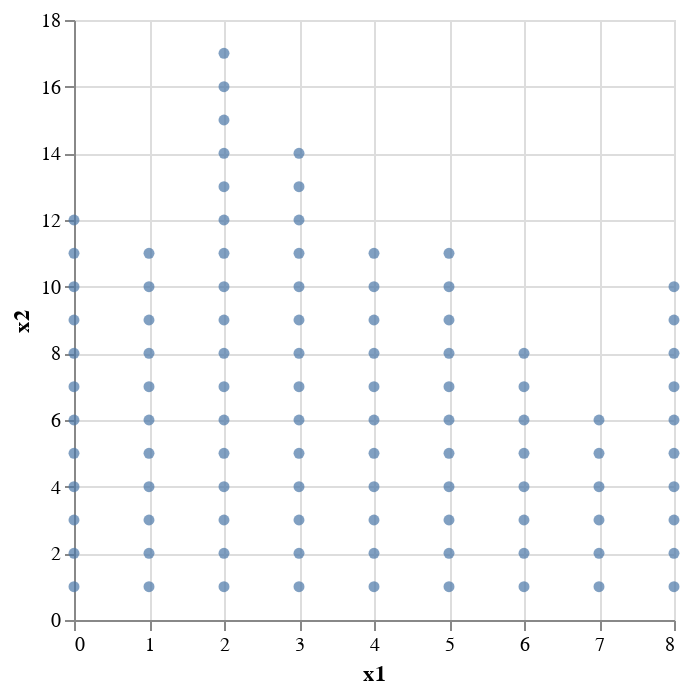

Source (notebook cell):
### Code cell
points = df |> vl"""
{
  "mark": "circle",
  "encoding": {
    "x": {"field": "x1", "type": "quantitative"},
    "y": {"field": "x2", "type": "quantitative"}
  }
}"""

### Figure 1 — Vega-Lite specification as saved in the notebook (floating-point values rounded to 4 significant figures)
{"data": {"values": [{"x1": 6, "x2": 1}, {"x1": 5, "x2": 1}, {"x1": 5, "x2": 2}, {"x1": 4, "x2": 1}, {"x1": 2, "x2": 1}, {"x1": 1, "x2": 1}, {"x1": 4, "x2": 2}, {"x1": 2, "x2": 2}, {"x1": 8, "x2": 1}, {"x1": 3, "x2": 1}, {"x1": 1, "x2": 2}, {"x1": 8, "x2": 2}, {"x1": 1, "x2": 3}, {"x1": 0, "x2": 1}, {"x1": 8, "x2": 3}, {"x1": 5, "x2": 3}, {"x1": 2, "x2": 3}, {"x1": 7, "x2": 1}, {"x1": 1, "x2": 4}, {"x1": 5, "x2": 4}, {"x1": 5, "x2": 5}, {"x1": 1, "x2": 5}, {"x1": 2, "x2": 4}, {"x1": 4, "x2": 3}, {"x1": 2, "x2": 5}, {"x1": 8, "x2": 4}, {"x1": 7, "x2": 2}, {"x1": 5, "x2": 6}, {"x1": 8, "x2": 5}, {"x1": 1, "x2": 6}, {"x1": 3, "x2": 2}, {"x1": 4, "x2": 4}, {"x1": 0, "x2": 2}, {"x1": 2, "x2": 6}, {"x1": 2, "x2": 7}, {"x1": 0, "x2": 3}, {"x1": 3, "x2": 3}, {"x1": 0, "x2": 4}, {"x1": 1, "x2": 7}, {"x1": 3, "x2": 4}, {"x1": 7, "x2": 3}, {"x1": 2, "x2": 8}, {"x1": 1, "x2": 8}, {"x1": 2, "x2": 9}, {"x1": 1, "x2": 9}, {"x1": 6, "x2": 2}, {"x1": 3, "x2": 5}, {"x1": 4, "x2": 5}, {"x1": 2, "x2": 10}, {"x1": 0, "x2": 5}, {"x1": 4, "x2": 6}, {"x1": 5, "x2": 7}, {"x1": 7, "x2": 4}, {"x1": 4, "x2": 7}, {"x1": 0, "x2": 6}, {"x1": 2, "x2": 11}, {"x1": 6, "x2": 3}, {"x1": 8, "x2": 6}, {"x1": 7, "x2": 5}, {"x1": 5, "x2": 8}, {"x1": 4, "x2": 8}, {"x1": 4, "x2": 9}, {"x1": 5, "x2": 9}, {"x1": 2, "x2": 12}, {"x1": 0, "x2": 7}, {"x1": 6, "x2": 4}, {"x1": 0, "x2": 8}, {"x1": 3, "x2": 6}, {"x1": 3, "x2": 7}, {"x1": 3, "x2": 8}, {"x1": 8, "x2": 7}, {"x1": 4, "x2": 10}, {"x1": 7, "x2": 6}, {"x1": 5, "x2": 10}, {"x1": 6, "x2": 5}, {"x1": 2, "x2": 13}, {"x1": 3, "x2": 9}, {"x1": 0, "x2": 9}, {"x1": 4, "x2": 11}, {"x1": 3, "x2": 10}, {"x1": 3, "x2": 11}, {"x1": 8, "x2": 8}, {"x1": 8, "x2": 9}, {"x1": 0, "x2": 10}, {"x1": 0, "x2": 11}, {"x1": 8, "x2": 10}, {"x1": 6, "x2": 6}, {"x1": 6, "x2": 7}, {"x1": 6, "x2": 8}, {"x1": 2, "x2": 14}, {"x1": 3, "x2": 12}, {"x1": 2, "x2": 15}, {"x1": 2, "x2": 16}, {"x1": 1, "x2": 10}, {"x1": 5, "x2": 11}, {"x1": 3, "x2": 13}, {"x1": 3, "x2": 14}, {"x1": 0, "x2": 12}, {"x1": 2, "x2": 17}, {"x1": 1, "x2": 11}]}, "encoding": {"x": {"field": "x1", "type": "quantitative"}, "y": {"field": "x2", "type": "quantitative"}}, "mark": "circle"}
